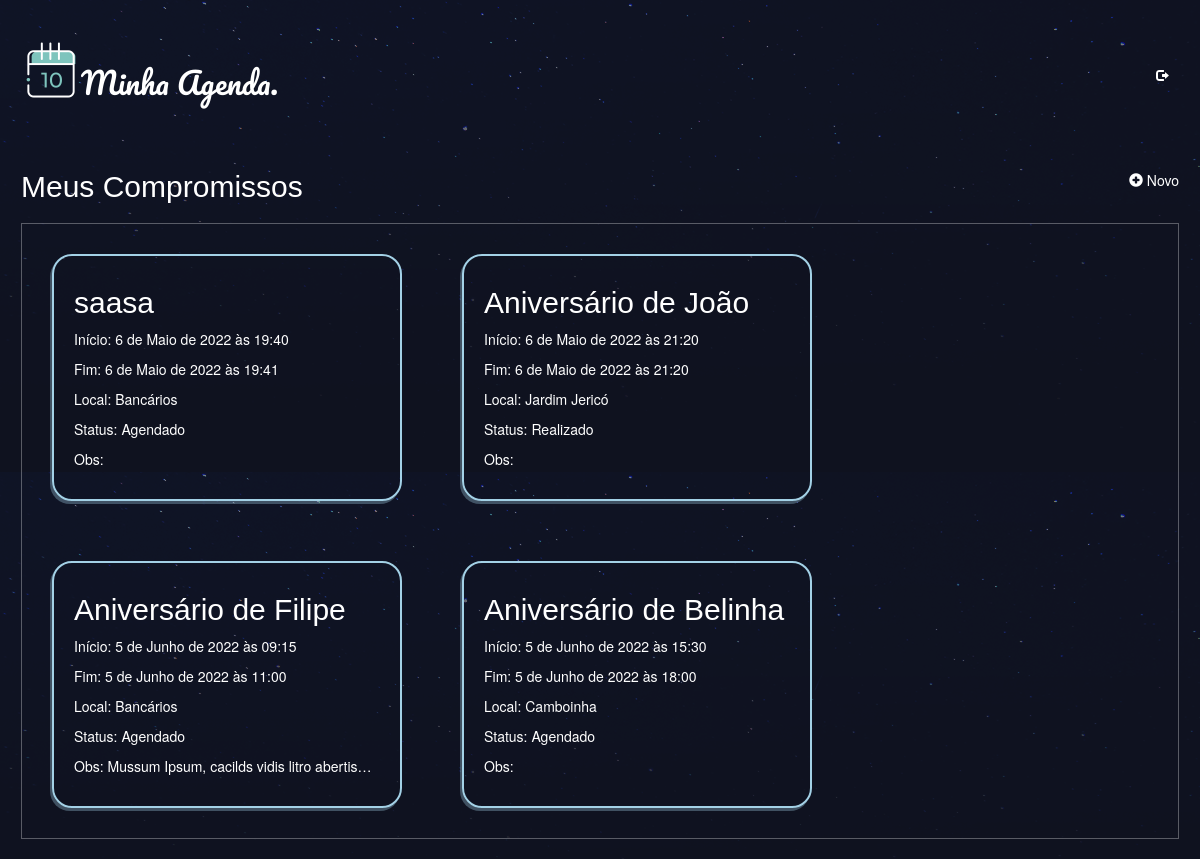
Before: / (signed in) with the older database file.
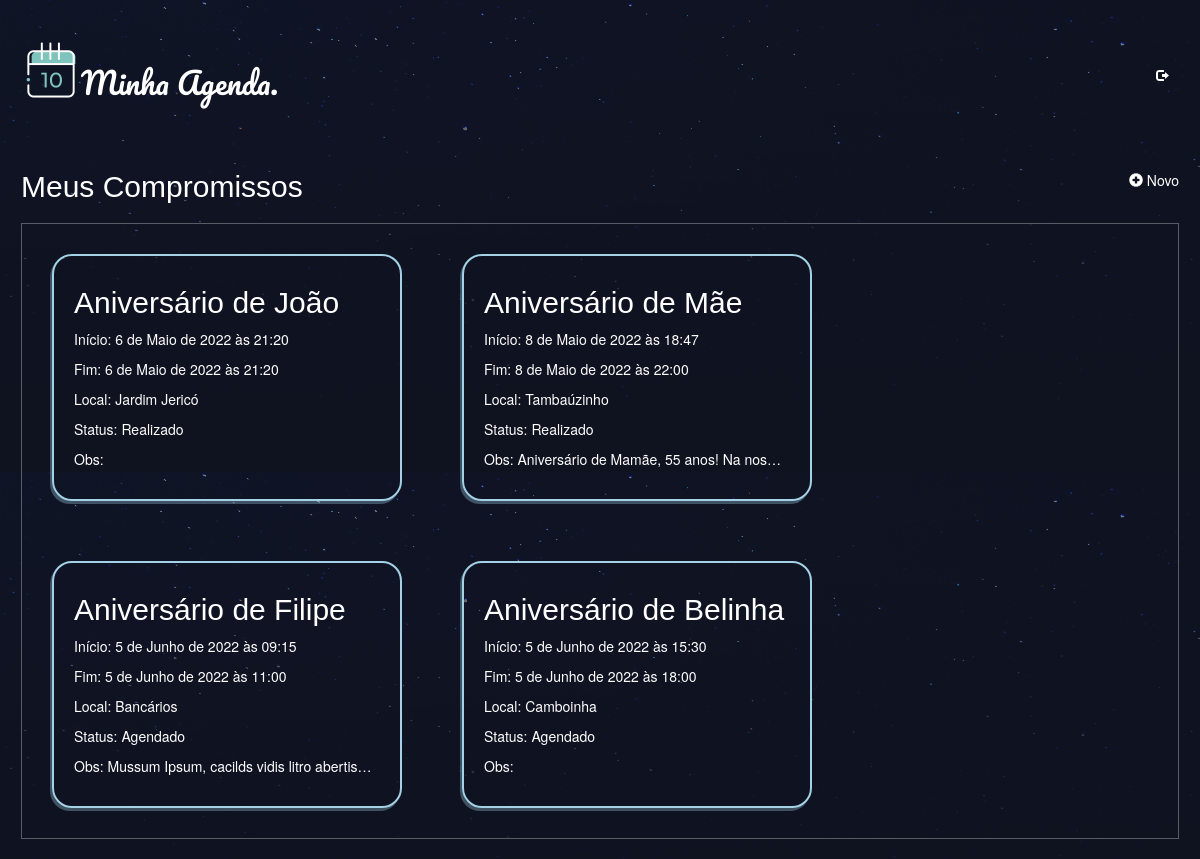
After: the same page with the newer database file.
### compromisso/models.py (models this page shows, shortened)
class Compromisso(models.Model):
    nome = models.CharField(max_length=100)
    local = models.CharField(max_length=100)
    obs = models.TextField(blank=True)
    AG = 'Agendado'
    RL = 'Realizado'
    CL = 'Cancelado'
    status = models.CharField(max_length=20, choices=[(AG, 'Agendado'), (RL, 'Realizado'), (CL, 'Cancelado')],
                              default='Agendado')
    data_inicial = models.DateTimeField()
    data_final = models.DateTimeField()
    autor = models.ForeignKey(User, default=None, on_delete=models.CASCADE)

### compromisso/views.py (the view)
# urls.py: path('', compromisso_views.compromisso_list, name="home"),
@login_required(login_url="/accounts/login/")
def compromisso_list(request):
    usuario = request.user
    compromissos = Compromisso.objects.filter(autor=usuario).order_by('data_inicial')
    return render(request, 'compromisso/compromisso_list.html', {'compromissos': compromissos})

### compromisso/templates/compromisso/compromisso_list.html (shortened to what this page needs)
{% extends 'base_layout.html'%}
{% block content %}
    <header>
        <div class="meuscompromissosdiv">
            <h2>Meus Compromissos</h2>
        </div>
        <nav>
            <li>
                <a class="botao-icon" href="{% url 'compromisso:cria' %}">
                    <span class="glyphicon glyphicon-plus-sign"></span>
                    Novo
                </a>
            </li>
        </nav>
    </header>
    <div class="compromissos">
            {% for compromisso in compromissos %}
                <div class="compromisso">
                    <p><h2><a href="{% url 'compromisso:visualiza' comp_id=compromisso.id %}">{{ compromisso.nome }}</a></h2></p>
                    <p>Início: {{ compromisso.data_inicial }}</p>
                    <p>Fim: {{ compromisso.data_final }}</p>
                    <p>Local: {{ compromisso.local }}</p>
                    <p>Status: {{ compromisso.status }}</p>
                    <p class="obs">Obs: {{ compromisso.obs }}</p>
                </div>
            {% endfor %}
        </div>
{% endblock %}

### templates/base_layout.html (shortened to what this page needs)
<!DOCTYPE html>
<html lang="pt-BR">
<head>
    <link href="https://cdn.jsdelivr.net/npm/bootstrap@5.1.3/dist/css/bootstrap.min.css" rel="stylesheet">
    <link rel="stylesheet" href="https://maxcdn.bootstrapcdn.com/bootstrap/3.4.0/css/bootstrap.min.css">
    {% load static %}
    <link rel="stylesheet" href="{% static 'styles.css' %}">
</head>
<body>
    <header class="wrapper">
        <h1><a href="{% url 'home' %}"><img src="{% static 'logo.png' %}" alt="calendario"/>Minha Agenda.</a></h1>
        <nav>
            <ul>
                {% if user.is_authenticated %}
                <li>
                    <form class="logout-link" action="{% url 'accounts:logout' %}" method="post">
                        <button type="submit" class="btn btn-default btn-sm">
                            <span class="glyphicon glyphicon-log-out"></span>
                        </button>
                    </form>
                </li>
                {% else %}
                    <li><a class="botao-icon" href="{% url 'accounts:login' %}">Log in</a></li>
                    <li><a class="botao-icon" href="{% url 'accounts:signup' %}">Sign up</a></li>
                {% endif %}
            </ul>
        </nav>
    </header>
    <div class="wrapper">
        {% block content %}
        {% endblock %}
    </div>
</body>
</html>

### assets/styles.css (style rules this page uses)
body { background-color: #0f121f; color: #fff; background-image: url(/static/stars.png); background-repeat-y: no-repeat; padding: 0 1px 0 1px; }
p.obs { white-space: nowrap; overflow: hidden; text-overflow: ellipsis; width: 300px; word-wrap: break-word; }
img { width: 60px; height: auto; vertical-align: bottom; }
.compromissos { width: 100%; display: table; border: 1px solid #ffffff4f; }
.compromisso { width: 350px; border-radius: 20px; float: left; box-shadow: -2px 3px #a3d1e654; border: 2px solid #a3d1e6; margin: 30px; padding: 20px; }
h1 a { color: #fff; font-family: Pacifico; font-weight: normal; font-size: 30px; margin: 0; }
h2,h3,h4,h5 { font-family: Helvetica; font-weight: normal; margin: 0; }
a, a:hover, a:visited { text-decoration: none; }
h2 a { color: #fff; }
.wrapper { margin: 0 auto; padding: 20px; }
header { display: grid; align-self: center; grid-template-columns: 1fr 1fr; padding: 20px 0; }
nav { justify-self: end; }
nav li { display: inline-block; margin-left: 20px; }
.botao-icon { background: none; color: #fff; cursor: pointer; size-adjust: 2px; cursor: pointer; }
.meuscompromissosdiv { display: inline-block; }
.btn.btn-default.btn-sm { color: #fff; background-color: transparent; border-color: transparent; margin: 40px 0 0 0; }

Changed rows visible on the page:
shown differently, row unchanged: Compromisso "Aniversário de João": moves up the list
changed Compromisso: nome "saasa" → "Aniversário de Mãe"; data_inicial "6 de Maio de 2022 às 19:40" → "8 de Maio de 2022 às 18:47"; data_final "6 de Maio de 2022 às 19:41" → "8 de Maio de 2022 às 22:00"; local "Bancários" → "Tambaúzinho"; status "Agendado" → "Realizado"; obs (not shown) → "Aniversário de Mamãe, 55 anos! Na nos…"
